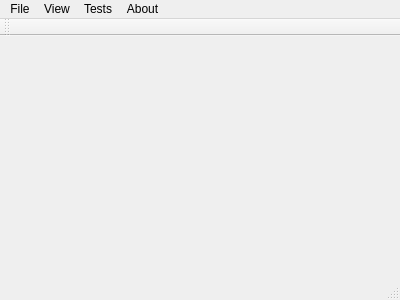
<?xml version="1.0" encoding="UTF-8"?>
<ui version="4.0">
 <class>DockWindow</class>
 <widget class="QMainWindow" name="DockWindow">
  <property name="geometry">
   <rect>
    <x>0</x>
    <y>0</y>
    <width>400</width>
    <height>300</height>
   </rect>
  </property>
  <property name="windowTitle">
   <string>MainWindow</string>
  </property>
  <property name="dockOptions">
   <set>QMainWindow::AllowTabbedDocks</set>
  </property>
  <widget class="QWidget" name="centralWidget"/>
  <widget class="QStatusBar" name="statusBar"/>
  <widget class="QMenuBar" name="menuBar">
   <property name="geometry">
    <rect>
     <x>0</x>
     <y>0</y>
     <width>400</width>
     <height>22</height>
    </rect>
   </property>
   <widget class="QMenu" name="menuFile">
    <property name="title">
     <string>File</string>
    </property>
    <addaction name="actionSaveState"/>
    <addaction name="actionRestoreState"/>
    <addaction name="separator"/>
    <addaction name="actionActive"/>
   </widget>
   <widget class="QMenu" name="menuView">
    <property name="title">
     <string>View</string>
    </property>
   </widget>
   <widget class="QMenu" name="menuAbout">
    <property name="title">
     <string>About</string>
    </property>
   </widget>
   <widget class="QMenu" name="menuTests">
    <property name="title">
     <string>Tests</string>
    </property>
   </widget>
   <addaction name="menuFile"/>
   <addaction name="menuView"/>
   <addaction name="menuTests"/>
   <addaction name="menuAbout"/>
  </widget>
  <widget class="QToolBar" name="toolBar">
   <property name="windowTitle">
    <string>toolBar</string>
   </property>
   <attribute name="toolBarArea">
    <enum>TopToolBarArea</enum>
   </attribute>
   <attribute name="toolBarBreak">
    <bool>false</bool>
   </attribute>
  </widget>
  <action name="actionExit">
   <property name="text">
    <string>Exit</string>
   </property>
  </action>
  <action name="actionSaveState">
   <property name="text">
    <string>Save State</string>
   </property>
  </action>
  <action name="actionRestoreState">
   <property name="text">
    <string>Restore State</string>
   </property>
  </action>
  <action name="actionActive">
   <property name="icon">
    <iconset resource="../icon.qrc">
     <normaloff>:/icon/icon/run.png</normaloff>:/icon/icon/run.png</iconset>
   </property>
   <property name="text">
    <string>Active</string>
   </property>
  </action>
 </widget>
 <layoutdefault spacing="6" margin="11"/>
 <resources>
  <include location="../icon.qrc"/>
 </resources>
 <connections/>
</ui>
